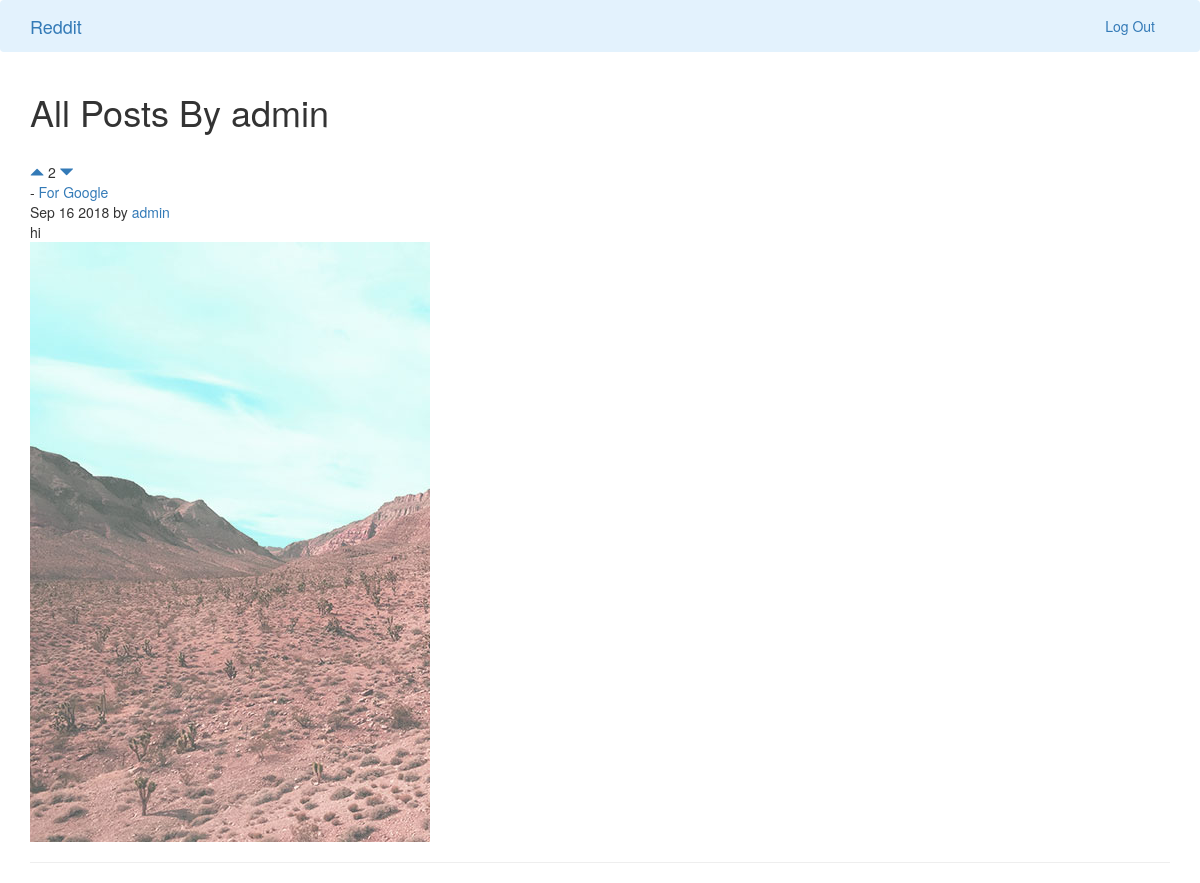
The page /posts/user/1 on the database as committed earlier.
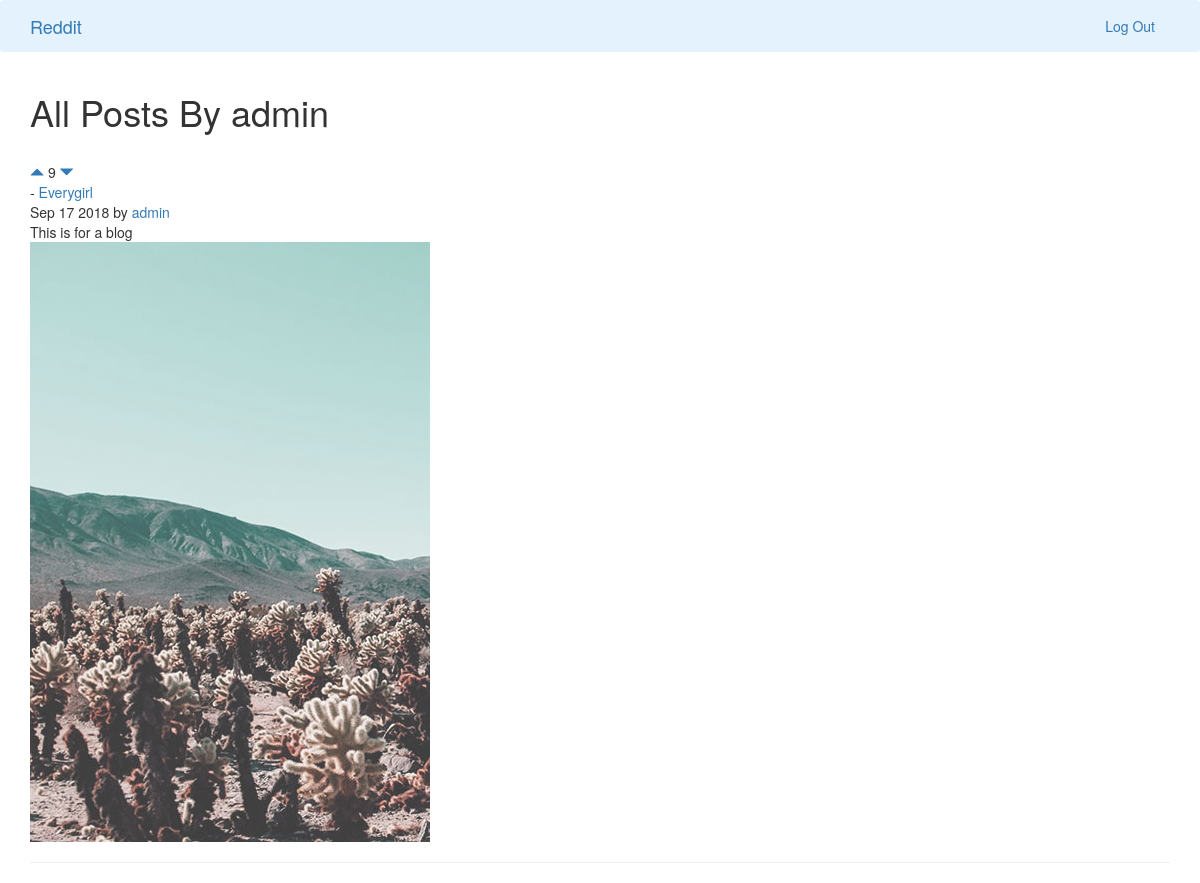
The same page on the database as committed later.
### posts/models.py (models this page shows)
class Post(models.Model):
    title = models.CharField(max_length=200, default='')
    site_url = models.TextField(default='')
    content = models.TextField(default="")
    created_at = models.DateTimeField(blank=True, null=True)
    user = models.ForeignKey(User, on_delete = models.CASCADE)
    votes_total = models.IntegerField(default=1)
    image = models.ImageField(default='')
    def created_at_formatted(self):
        return self.created_at.strftime('%b %e %Y')

### posts/views.py (the view)
# urls.py: url(r'^user/(?P<fk>[0-9]+)', views.userposts, name='userposts'),
def userposts(request, fk):
    posts = Post.objects.filter(user__id=fk).order_by('-votes_total')
    print(fk)
    user = User.objects.get(pk=fk)
    return render(request,'posts/userposts.html', {'posts':posts,'user':user})

### posts/templates/posts/userposts.html (shortened to what this page needs)
{% extends 'base.html' %}
{% block content %}
<h1>All Posts By {{ user.username }} </h1>
<br />
{% for post in posts.all %}
<a href="#" onClick="document.getElementById('upvote{{ post.id }}').submit()"><span class="glyphicon glyphicon-triangle-top" aria-hidden="true"></span></a>
{{ post.votes_total }}
<a href="#" onClick="document.getElementById('downvote{{ post.id }}').submit()"><span class="glyphicon glyphicon-triangle-bottom" aria-hidden="true"></span></a>
  - <a href="{{ post.site_url }}"> {{ post.title }} </a>
<br />
{{ post.created_at_formatted }} by <a href="{% url 'posts:userposts' post.user.id %}">{{ post.user.username }}</a>
<br />
{{ post.content }}
<br />
<img src="{{ post.image.url }}" />
<br />
<hr>
{% endfor %}
{% endblock %}

Rows that differ between the two databases and show on the page:
no longer on this page (row edited): Post: votes_total "2", title "For Google", created_at_formatted "Sep 16 2018", user.username "admin", content "hi", image (picture)
added Post: votes_total "9", title "Everygirl", created_at_formatted "Sep 17 2018", user.username "admin", content "This is for a blog", image (picture)
